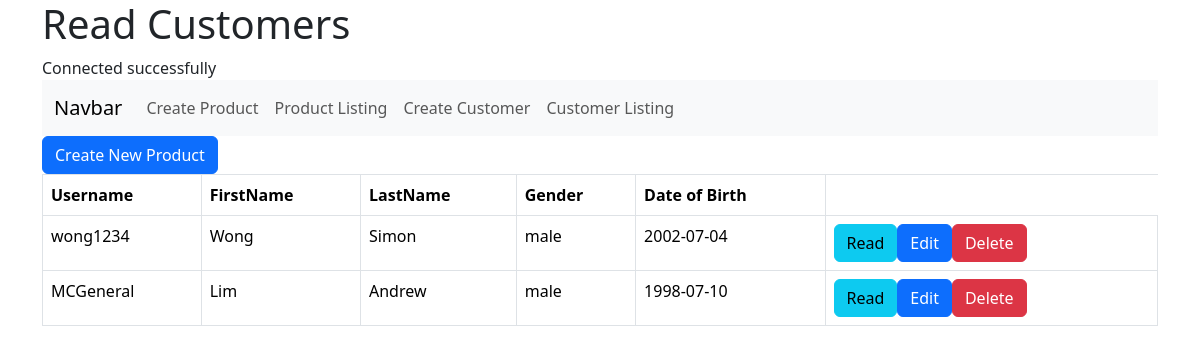
Page /customer_listing.php (signed in) on the committed database.
### tables this page shows
CREATE TABLE IF NOT EXISTS `customer` (
  `username` varchar(128) NOT NULL,
  `password` varchar(128) NOT NULL,
  `firstname` text NOT NULL,
  `lastname` text NOT NULL,
  `gender` text NOT NULL,
  `dob` date NOT NULL,
  `registration_date` datetime NOT NULL DEFAULT CURRENT_TIMESTAMP,
  `account_status` tinyint(1) NOT NULL,
  PRIMARY KEY (`username`)
);

### customer_listing.php (the view, shortened to what this page needs)
<!DOCTYPE HTML>
<html>
<head>
    <link href="https://cdn.jsdelivr.net/npm/bootstrap@5.3.3/dist/css/bootstrap.min.css" rel="stylesheet">
</head>
<body>
    <div class="container">
        <div class="page-header">
            <h1>Read Customers</h1>
        </div>
        <?php
        include 'config/database.php';
        include 'menu.php';
        $query = "SELECT username, firstname, lastname, gender, dob FROM customer ORDER BY username DESC";
        $stmt = $con->prepare($query);
        $stmt->execute();
        $num = $stmt->rowCount();
        echo "<a href='create.php' class='btn btn-primary m-b-1em'>Create New Product</a>";
        if ($num > 0) {
            echo "<table class='table table-hover table-responsive table-bordered'>";
            echo "<tr>";
            echo "<th>Username</th>";
            echo "<th>FirstName</th>";
            echo "<th>LastName</th>";
            echo "<th>Gender</th>";
            echo "<th>Date of Birth</th>";
            echo "</tr>";
            while ($row = $stmt->fetch(PDO::FETCH_ASSOC)) {
                extract($row);
                echo "<tr>";
                echo "<td>{$username}</td>";
                echo "<td>{$firstname}</td>";
                echo "<td>{$lastname}</td>";
                echo "<td>{$gender}</td>";
                echo "<td>{$dob}</td>";
                echo "<td>";
                echo "<a href='customer_details.php?username={$username}' class='btn btn-info m-r-1em'>Read</a>";
                echo "<a href='customer_update.php?username={$username}' class='btn btn-primary m-r-1em'>Edit</a>";
                echo "<a href='#' onclick='delete_user({$username});'  class='btn btn-danger'>Delete</a>";
                echo "</td>";
                echo "</tr>";
            }
            echo "</table>";
        }
        else {
            echo "<div class='alert alert-danger'>No records found.</div>";
        }
        ?>
    </div>
</body>
</html>

### rows in the picture
customer: username "wong1234", firstname "Wong", lastname "Simon", gender "male", dob "2002-07-04"
customer: username "MCGeneral", firstname "Lim", lastname "Andrew", gender "male", dob "1998-07-10"
